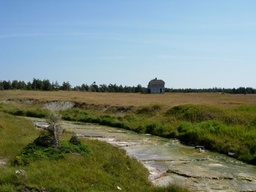
#> input picture Assignment1/test-field.jpg, 256 x 192 px, shrunk from 640 x 480 before the run
$ python Assignment1_submit.py
#> lines starting #> are read from the running program, lines starting #| are printed output that depends on the picture; after the words box and inside, x2 and y2 are one past the last pixel; in counts of white or black regions, pixels touching at a corner belong together
#import necessary libraries
from cv2 import threshold
import numpy as np
import cv2
import matplotlib
# import torch
# import torchvision
# import torchvision.datasets as ds

#Part1A downsampling an image without using OpenCV
# [54 lines left out: functions part1a, createGaussKernel, createGaussKernel_bw, neighborhood, multRgb, not called in this run]

# simple helper method for adding two rgb vectors:
# a1 + b1
# a2 + b2
# a3 + b3
def addRgb(vec1, vec2):

        return [vec1[i]+vec2[i] for i in range(len(vec1))]

# how to apply kernel for NxN neighbourhood
# [77 lines left out: functions applyKernel, part2a, part2b, part2c, not called in this run]

# how to apply kernel for NxN neighbourhood
def applyKernel_bw(kernel, target):
    if (len(kernel) != len(target)) or (len(kernel[0]) != len(target[0])) :
        raise Exception("kernel matrix and target matrix are not the same size")

    res = [[kernel[i][j] * target[i][j] for i in range(len(kernel))] for j in range(len(kernel[0]))]
    sum = 0
    for i in range(len(res)):
        for j in range(len(res[0])):
            sum += res[i][j]

    #floor and ceiling of values before returning sum
    if sum > 255:
        sum = 255
    else:
        if sum < 0:
            sum = 0

    #round to an integer before returning
    return int(round(sum))

def neighborhood_bw(size, row, col):
    radius = int((size-1)/2)

    return [[bw_image[i][j] if  i >= 0 and i < width and j >= 0 and j < height else 0
                for j in range(col-1-radius, col+radius)]
                    for i in range(row-1-radius, row+radius)]

def part3a_horizontal():
    sobel = np.zeros([width, height], np.uint8)

    #Sobel filter for x axis
    # 1 0 -1
    # 2 0 -2
    # 1 0 -1
    sobel_x_kernel =[[1, 0, -1],
                     [2, 0, -2],
                     [1, 0, -1]
                    ]

    #apply kernel to the image
    for i in range(width):
        for j in range(height):
            sobel[i][j] = applyKernel_bw(sobel_x_kernel, neighborhood_bw(3, i, j))

    return sobel

def part3a_vertical():
    sobel = np.zeros([width, height], np.uint8)

    #Sobel filter for y axis
    # 1 2 1
    # 0 0 0
    # -1 -2 -1
    sobel_y_kernel =[[1, 2, 1],
                     [0, 0, 0],
                     [-1, -2, -1]
                    ]

    #apply kernel to the image
    for i in range(width):
        for j in range(height):
            sobel[i][j] = applyKernel_bw(sobel_y_kernel, neighborhood_bw(3,i,j))

    return sobel

# get the orientation -- actan(Gy/Gx)
def part3b():
    sobel_x = part3a_horizontal()
    sobel_y = part3a_vertical()

    res = np.zeros([len(sobel_x), len(sobel_x[0])])

    for i in range(len(sobel_x)):
        for j in range (len(sobel_x[0])):
            ori = np.round(np.arctan2(sobel_y[i][j], sobel_x[i][j]))
            if ori > 255:
                res[i][j] = 255
            else:
                if ori < 0:
                    res[i][j] = 0
                else:
                    res[i][j] = ori
    return res

#calculate the magnitude using -- (Gy^2 + Gx^2)^1/2
def part3c():
    sobel_x = part3a_horizontal()
    sobel_y = part3a_vertical()

    res = np.zeros([len(sobel_x), len(sobel_x[0])])

    for i in range(len(sobel_x)):
        for j in range (len(sobel_x[0])):
            mag = np.round(np.sqrt(sobel_x[i][j]**2 + sobel_y[i][j]**2))
            if mag > 255:
                res[i][j] = 255
            else:
                if mag < 0:
                    res[i][j] = 0
                else:
                    res[i][j] = mag

    return res

#if no orientation map is passed, create one using 3b
# [86 lines left out: functions part5a, part5b, not called in this run]

#global variables
imagepath= "test-field.jpg"
image = cv2.imread(imagepath)
#> image is the input picture: shape (192, 256, 3); mean B, G, R 126.7, 136.7, 122
width = len(image)
#> width = 192
height = len(image[0])
#> height = 256
bw_image = cv2.cvtColor(image, cv2.COLOR_BGR2GRAY)
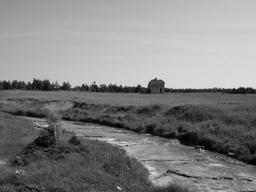
#> bw_image: shape (192, 256); min 0, max 232, mean 131.2
rootDir = './downloaded-datasets'

# [74 lines of commented-out code are left out]
print("\n --------------------- Part 3 A ------------------------- \n", end="\n")
cv2.imshow("Part 3A: Sobel Operator w.r.t. X", part3a_horizontal())
#> the loop in part3a_horizontal, `for i in range(width):` made 192 passes
#> after the loop in part3a_horizontal, `for i in range(width):`:
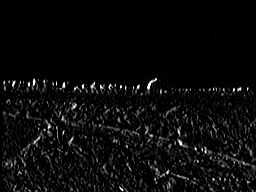
#> sobel: shape (192, 256); min 0, max 255, mean 10.6
cv2.waitKey(0)

cv2.imshow("Part 3A: Sobel Operator w.r.t. Y", part3a_vertical())
#> after the loop in part3a_vertical, `for i in range(width):`:
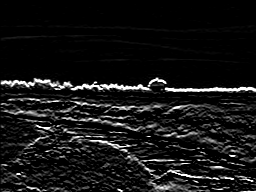
#> sobel: shape (192, 256); min 0, max 255, mean 21.6
cv2.waitKey(0)

#Part3B
print("\n --------------------- Part 3 B ------------------------- \n", end="\n")
cv2.imshow("Part 3B: Orientation Map", part3b())
#> after the loop in part3b, `for i in range(len(sobel_x)):`:
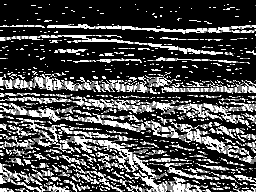
#> res: shape (192, 256) float64; min 0, max 2, mean 0.587; drawn with min black and max white
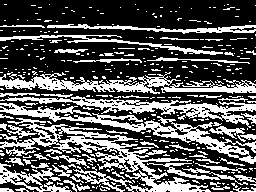
#> window 'Part 3B: Orientation Map': shape (192, 256); 35% white; 385 white regions (327 under 20 px), largest, box (x1, y1, x2, y2) and area: (0, 118, 211, 192) 3545, (0, 103, 256, 164) 2405, (0, 72, 256, 94) 2219
cv2.waitKey()

#Part3C
print("\n --------------------- Part 3 C ------------------------- \n", end="\n")
cv2.imshow("Part 3C: Gradient Magnitude", part3c())
#> after the loop in part3c, `for i in range(len(sobel_x)):`:
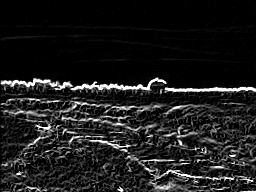
#> res: shape (192, 256) float64; min 0, max 255, mean 28.9
cv2.waitKey()

#Part3D
print("\n --------------------- Part 3 D ------------------------- \n", end="\n")
# get optional lower threshold from user
lowerThresh = 100;
if lowerThresh == 100:
    lowerThresh = int(input("Please provide a positive number as a LOWER threshold for Canny edge detection. Default is 100 (Ex: 120, 140, 180) and press **Enter** \n"))
#> the answer given: 100
    while lowerThresh <= 0 :
        lowerThresh = int(input("invalid threshold size!! Default is 100 (Ex: 120, 140, 180) and press **Enter** \n"))

# get optional upper threshold from user
upperThresh = 180;
if upperThresh == 180:
    upperThresh = int(input("Please provide a positive number as an UPPER threshold for Canny edge detection. Default is 180 (Ex: 120, 140, 180) and press **Enter** \n"))
#> the answer given: 100
    while upperThresh <= 0 :
        upperThresh = int(input("invalid threshold!! Default is 180 (Ex: 120, 140, 180) and press **Enter** \n"))

cv2.imshow("Part 3D: Canny Edge Detection", cv2.Canny(image, lowerThresh,upperThresh))
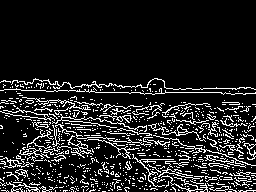
#> window 'Part 3D: Canny Edge Detection': shape (192, 256); 13% white in thin lines or dots, all inside (x1, y1, x2, y2) = (0, 78, 256, 192)
cv2.waitKey()

#Part4A
print("\n --------------------- Part 4 A ------------------------- \n", end="\n")
#download the training dataset
#trainset = ds.CIFAR10(root=rootDir, download=True, transform=None, train=True)

#download the testing dataset
#set = ds.CIFAR10(root=rootDir, download=True, transform=None, train=False)

#Part4B
print("\n --------------------- Part 4 B ------------------------- \n", end="\n")

#> (the run stopped early here; a loop or call above may not have finished)
